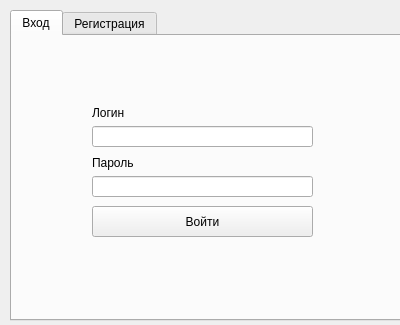
<?xml version="1.0" encoding="UTF-8"?>
<ui version="4.0">
 <class>Form</class>
 <widget class="QWidget" name="Form">
  <property name="geometry">
   <rect>
    <x>0</x>
    <y>0</y>
    <width>400</width>
    <height>325</height>
   </rect>
  </property>
  <property name="minimumSize">
   <size>
    <width>400</width>
    <height>325</height>
   </size>
  </property>
  <property name="maximumSize">
   <size>
    <width>400</width>
    <height>325</height>
   </size>
  </property>
  <property name="windowTitle">
   <string>Form</string>
  </property>
  <widget class="QTabWidget" name="tabWidget">
   <property name="geometry">
    <rect>
     <x>10</x>
     <y>10</y>
     <width>391</width>
     <height>311</height>
    </rect>
   </property>
   <property name="currentIndex">
    <number>0</number>
   </property>
   <widget class="QWidget" name="tab_sign">
    <attribute name="title">
     <string>Вход</string>
    </attribute>
    <widget class="QWidget" name="verticalLayoutWidget">
     <property name="geometry">
      <rect>
       <x>80</x>
       <y>120</y>
       <width>221</width>
       <height>41</height>
      </rect>
     </property>
     <layout class="QVBoxLayout" name="sign_password_layot">
      <item>
       <widget class="QLabel" name="sign_password_text">
        <property name="text">
         <string>Пароль</string>
        </property>
       </widget>
      </item>
      <item>
       <widget class="QLineEdit" name="sign_password_input"/>
      </item>
     </layout>
    </widget>
    <widget class="QWidget" name="verticalLayoutWidget_2">
     <property name="geometry">
      <rect>
       <x>80</x>
       <y>70</y>
       <width>221</width>
       <height>41</height>
      </rect>
     </property>
     <layout class="QVBoxLayout" name="sign_login_layot">
      <item>
       <widget class="QLabel" name="sign_login_text">
        <property name="text">
         <string>Логин</string>
        </property>
       </widget>
      </item>
      <item>
       <widget class="QLineEdit" name="sign_login_input"/>
      </item>
     </layout>
    </widget>
    <widget class="QPushButton" name="sign_button">
     <property name="geometry">
      <rect>
       <x>80</x>
       <y>170</y>
       <width>221</width>
       <height>31</height>
      </rect>
     </property>
     <property name="text">
      <string>Войти</string>
     </property>
    </widget>
   </widget>
   <widget class="QWidget" name="tab_registration">
    <attribute name="title">
     <string>Регистрация</string>
    </attribute>
    <widget class="QWidget" name="verticalLayoutWidget_4">
     <property name="geometry">
      <rect>
       <x>80</x>
       <y>90</y>
       <width>221</width>
       <height>41</height>
      </rect>
     </property>
     <layout class="QVBoxLayout" name="reg_password_layot">
      <item>
       <widget class="QLabel" name="reg_password_text">
        <property name="text">
         <string>Пароль</string>
        </property>
       </widget>
      </item>
      <item>
       <widget class="QLineEdit" name="reg_password_input"/>
      </item>
     </layout>
    </widget>
    <widget class="QWidget" name="verticalLayoutWidget_5">
     <property name="geometry">
      <rect>
       <x>80</x>
       <y>150</y>
       <width>221</width>
       <height>41</height>
      </rect>
     </property>
     <layout class="QVBoxLayout" name="reg_email_layot">
      <item>
       <widget class="QLabel" name="reg_emal_text">
        <property name="text">
         <string>Почта</string>
        </property>
       </widget>
      </item>
      <item>
       <widget class="QLineEdit" name="reg_email_input"/>
      </item>
     </layout>
    </widget>
    <widget class="QPushButton" name="reg_button">
     <property name="geometry">
      <rect>
       <x>80</x>
       <y>210</y>
       <width>221</width>
       <height>31</height>
      </rect>
     </property>
     <property name="text">
      <string>Зарегистрироваться</string>
     </property>
    </widget>
    <widget class="QWidget" name="verticalLayoutWidget_3">
     <property name="geometry">
      <rect>
       <x>80</x>
       <y>30</y>
       <width>221</width>
       <height>41</height>
      </rect>
     </property>
     <layout class="QVBoxLayout" name="reg_login_layot">
      <item>
       <widget class="QLabel" name="reg_login_text">
        <property name="text">
         <string>Логин</string>
        </property>
       </widget>
      </item>
      <item>
       <widget class="QLineEdit" name="reg_login_input"/>
      </item>
     </layout>
    </widget>
   </widget>
  </widget>
 </widget>
 <resources/>
 <connections/>
</ui>
